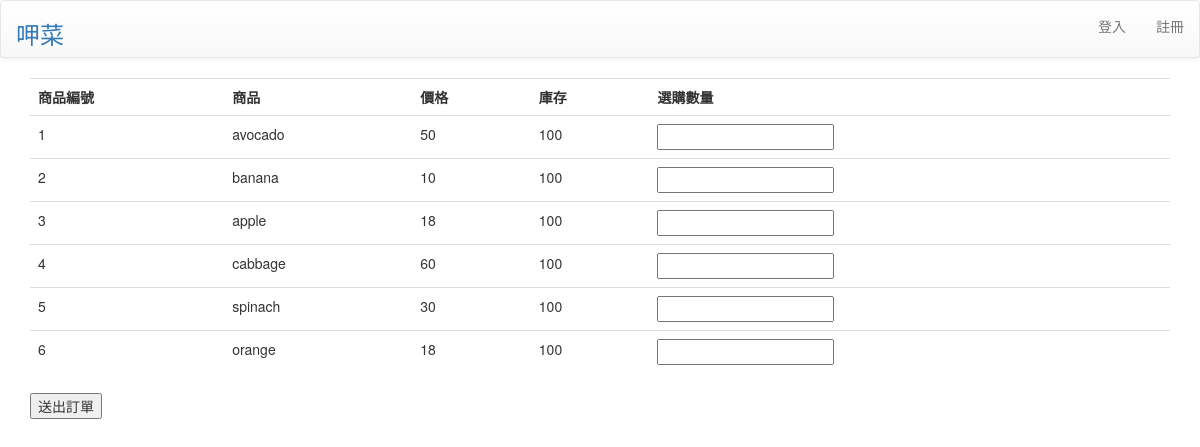
The app's page /shop/ with its own data.
### product/models.py (models this page shows, shortened)
class Product(models.Model):
    product_name = models.CharField(max_length = 50)
    product_price = models.DecimalField(max_digits = 3, decimal_places = 0)
    product_stock = models.DecimalField(max_digits = 3, decimal_places = 0, default = 100)

### shop/views.py (the view)
# urls.py: path('shop/',get_shop),
def get_shop(request):
    products = Product.objects.all()
    return render(request,'shop.html',locals())

### templates/shop.html (shortened to what this page needs)
{% extends 'base.html'%}
    {% block content %}
        <form action="/order_item/" method="POST"> {% csrf_token %}
        <table class="table">
        <tr>
            <th>商品編號</th>
            <th>商品</th>
            <th>價格</th>
            <th>庫存</th>
            <th>選購數量</th>
        </tr>
        {% for p in products %}
        <tr>
            <td>{{ p.id }}</td>
            <td>{{ p.product_name }}</td>
            <td>{{ p.product_price }}</td>
            <td>{{ p.product_stock }}</td>
            <td>
                <input type="text" name="product_qty">
            </td>
        </tr>
        {% endfor %}
        </table>
        <input type="submit" value="送出訂單">
        </form>
    {% endblock %}

### templates/base.html (shortened to what this page needs)
<!DOCTYPE html>
<html>
    <head>
        <link rel="stylesheet" href="https://maxcdn.bootstrapcdn.com/bootstrap/3.3.1/css/bootstrap.min.css">
        <link rel="stylesheet" href="https://maxcdn.bootstrapcdn.com/bootstrap/3.3.1/css/bootstrap-theme.min.css">
    </head>
    <body>
        <nav class="navbar navbar-default" role="navigation">
            <div class="container-fluid">
              <div class="navbar-header">
                <h3><a href="/shop/" style="text-decoration:none">呷菜</a></h3>
              </div>
              <ul class="nav navbar-nav navbar-right">
                {% if user.is_authenticated %}
                    <li class="navbar-header">Hi, {{ user.username }}.</li>
                    <li><a href="/accounts/logout/">登出</a></li>
                    <li><a href="/user_order/">訂單</a></li>
                {% else %}
                    <li><a href="/accounts/login/">登入</a></li>
                    <li><a href="/register/">註冊</a></li>
                {% endif %}
              </ul>
            </div>
          </nav>
        <div class="container">
        {% block content %}
         {% endblock %}
         </div>
    </body>
</html>

### records on screen
Product: id "1", product_name "avocado", product_price "50", product_stock "100"
Product: id "2", product_name "banana", product_price "10", product_stock "100"
Product: id "3", product_name "apple", product_price "18", product_stock "100"
Product: id "4", product_name "cabbage", product_price "60", product_stock "100"
Product: id "5", product_name "spinach", product_price "30", product_stock "100"
Product: id "6", product_name "orange", product_price "18", product_stock "100"
